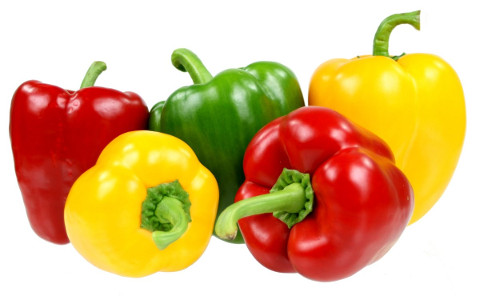
%> input picture images/peppers.jpg, 480 x 296 px
$ octave image_limits.m   (GNU Octave 9; MATLAB toolbox functions it lacks are replaced by stand-ins)
%> lines starting %> are read from the running program, lines starting %| are printed output that depends on the picture
% Use LOW HIGH in imshow()
img = imread('../images/peppers.jpg');
%> img is the input picture: size 296x480x3 uint8; mean R, G, B 220, 180.6, 125.9
figure, imshow(img);

% convert to gray
pkg load image;
img_gray = rgb2gray(img);
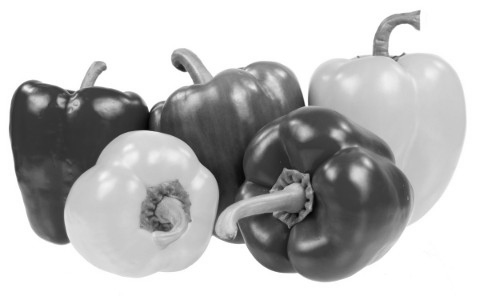
%> img_gray: size 296x480 uint8; min 3, max 255, mean 186.2
figure, imshow(img_gray);

% apply color limits
LOW     = 100;
HIGH    = 250;
figure, imshow(img_gray, [LOW, HIGH]);
%> after `imshow(img_gray, [LOW, HIGH])`:
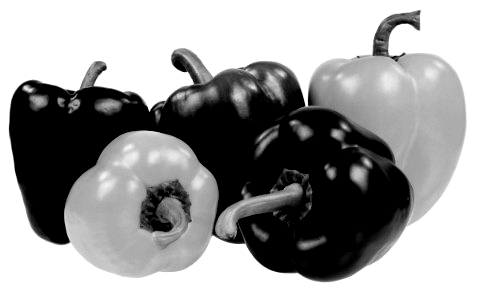
%> displayed picture: size 296x480, on the screen's scale of 0 to 255; min 0, max 255, mean 155.6

$ run again, with images/2.jpg copied over images/peppers.jpg
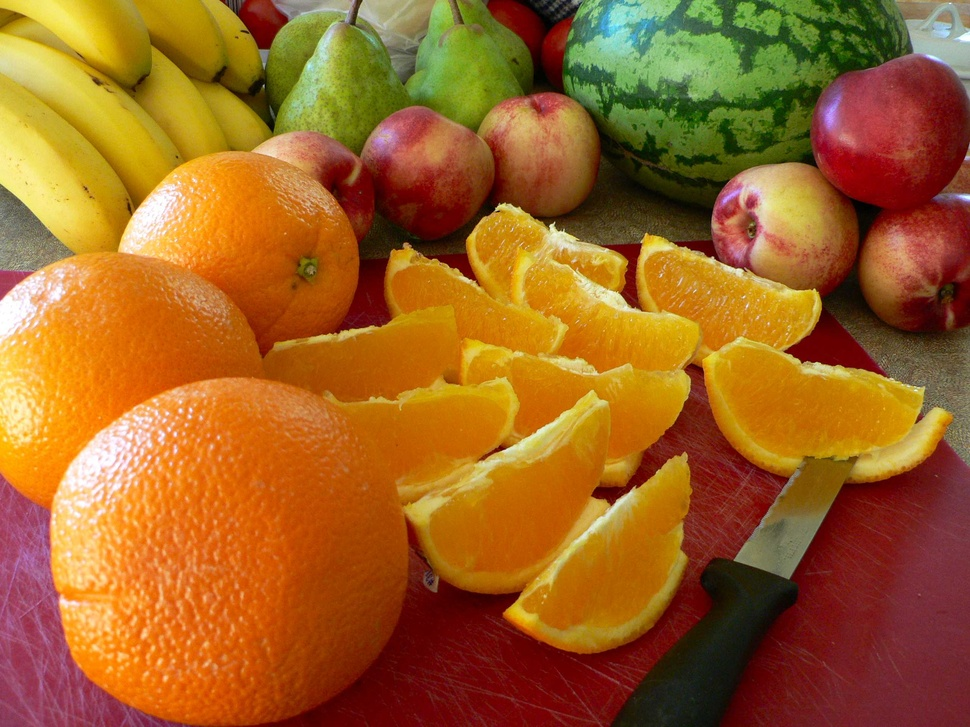
%> input picture images/2.jpg, 970 x 727 px, shrunk from 2560 x 1920 before the run
%> img is the input picture: size 727x970x3 uint8; mean R, G, B 158.5, 98.7, 35.6
%> `img_gray = rgb2gray(img);`:
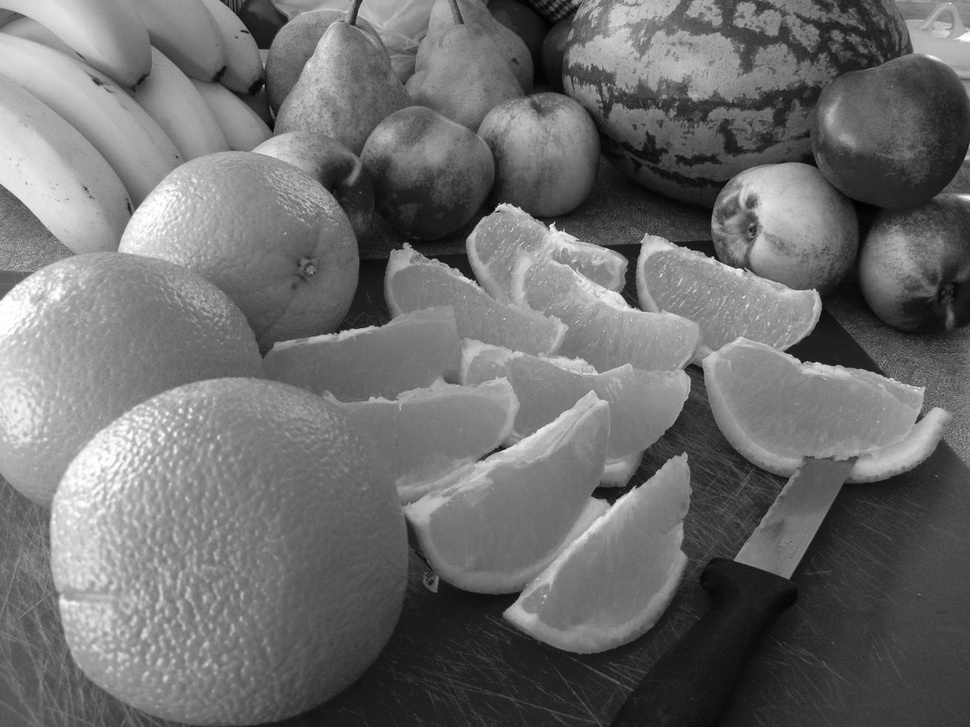
%> img_gray: size 727x970 uint8; min 0, max 255, mean 109.4
%> `imshow(img_gray, [LOW, HIGH])`:
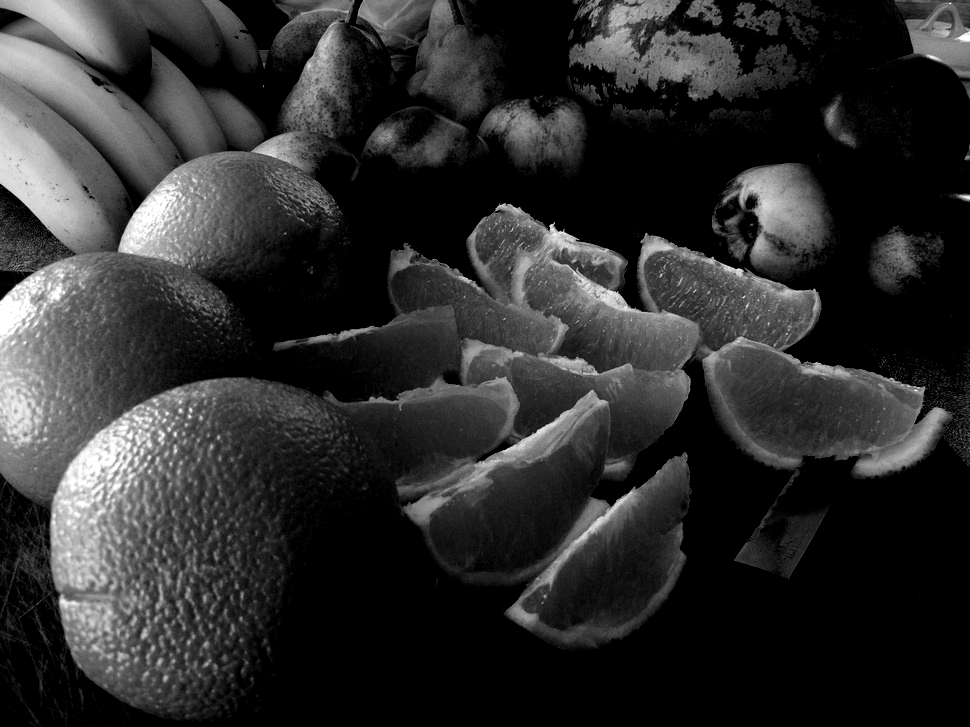
%> displayed picture: size 727x970, on the screen's scale of 0 to 255; min 0, max 255, mean 45.7

$ run again, with images/3.jpg copied over images/peppers.jpg
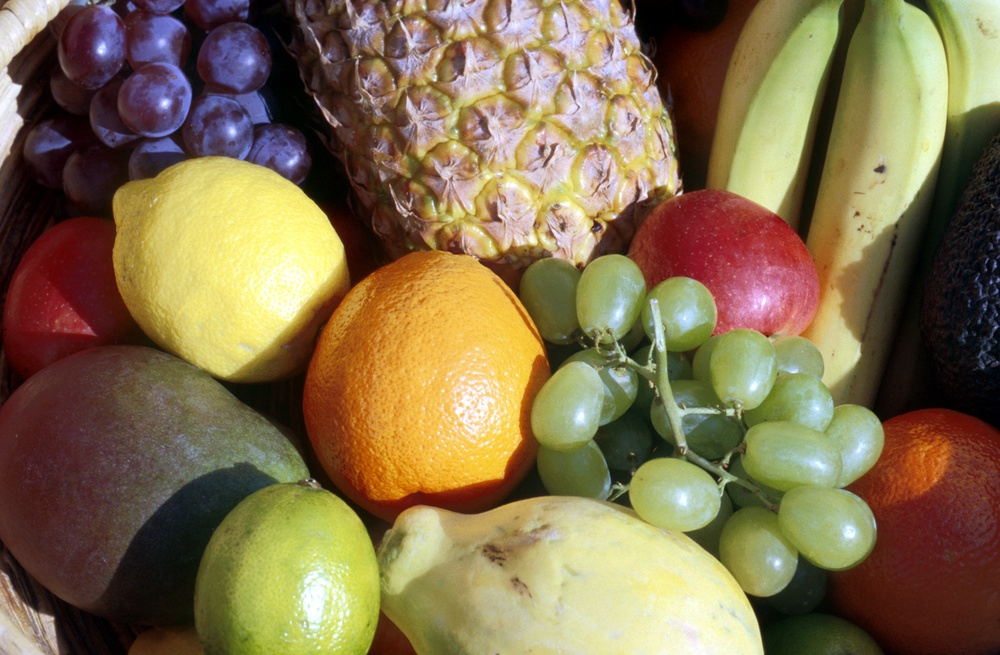
%> input picture images/3.jpg, 1000 x 655 px, shrunk from 1420 x 930 before the run
%> img is the input picture: size 655x1000x3 uint8; mean R, G, B 130.4, 111.8, 77.3
%> `img_gray = rgb2gray(img);`:
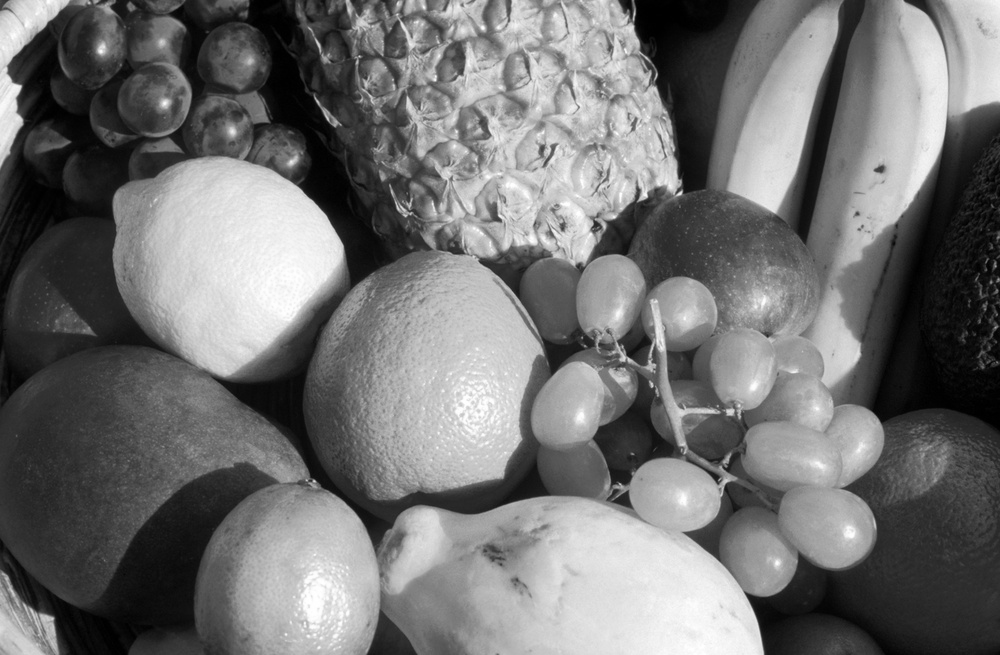
%> img_gray: size 655x1000 uint8; min 0, max 255, mean 113.4
%> `imshow(img_gray, [LOW, HIGH])`:
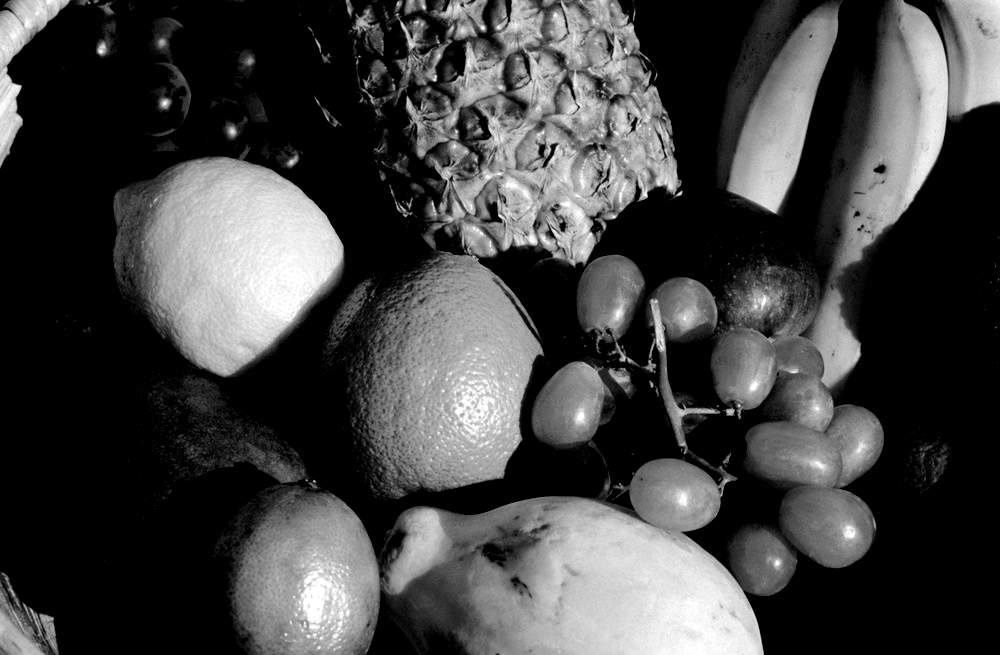
%> displayed picture: size 655x1000, on the screen's scale of 0 to 255; min 0, max 255, mean 66.7
